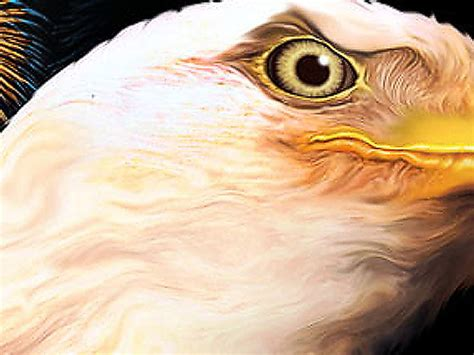
#> input picture lab2/original_image.jpg, 474 x 355 px
$ python main.py
#> lines starting #> are read from the running program, lines starting #| are printed output that depends on the picture; long printed decimals are rounded
import numpy as np
import matplotlib.pyplot as plt

from PIL import Image
from math import log10, sqrt


def image_to_gray(image: Image) -> Image:

    return image.convert("L")

def get_image_sizes(image: Image) -> (int, int):

    return image.size

def add_noise_to_image_zero_squared(image: Image, sigma: int) -> Image:

    image_arr = np.array(image)

    noise = np.random.normal(0, sigma**2, image_arr.shape).astype(np.uint8)

    noise_image_arr = np.add(image_arr, noise)

    noise_image = Image.fromarray(noise_image_arr)

    return noise_image

def calc_with_smooth_window_mean(image: Image, width: int, height: int, n: int) -> Image:

    image_arr = np.array(image)

    image3_arr = np.zeros_like(image_arr, dtype=np.uint8)

    for y in range(n, height - n):

        for x in range(n, width - n):

            window = image_arr[y - n : y + n + 1, x - n : x + n + 1]

            image3_arr[y, x] = np.mean(window)

    image3 = Image.fromarray(image3_arr)

    return image3

def calc_with_smooth_window_median(image: Image, width: int, height: int, n: int) -> Image:

    image_arr = np.array(image)

    image4_arr = np.zeros_like(image_arr, dtype=np.uint8)

    for y in range(n, height - n):

        for x in range(n, width - n):

            window = image_arr[y - n : y + n + 1, x - n : x + n + 1]

            image4_arr[y, x] = np.median(window)

    image4 = Image.fromarray(image4_arr)

    return image4

def plot_4_images(image1: Image, image2: Image, image3: Image, image4: Image) -> None:

    plt.figure(figsize=(12, 4))

    plt.subplot(1, 4, 1)
    plt.title("image1")
    plt.imshow(image1, cmap="gray")
    plt.axis('off')

    plt.subplot(1, 4, 2)
    plt.title("image2")
    plt.imshow(image2, cmap="gray")
    plt.axis('off')

    plt.subplot(1, 4, 3)
    plt.title("image3")
    plt.imshow(image3, cmap="gray")
    plt.axis('off')

    plt.subplot(1, 4, 4)
    plt.title("image4")
    plt.imshow(image4, cmap="gray")
    plt.axis('off')

    plt.tight_layout()
    plt.show()

def calculate_mse(original_image_arr: list[float], noise_image_arr: list[float], width: int, height: int) -> float:

    mse = 0

    for i in range(height):

        for j in range(width):

            mse += (original_image_arr[i, j] - noise_image_arr[i, j])**2

    return mse / (height * width)

def calculate_psnr(original_image: Image, noise_image: Image, width: int, height: int) -> float:

    original_image_arr = np.array(original_image, dtype=np.float32)
    noise_image_arr = np.array(noise_image, dtype=np.float32)

    mse = calculate_mse(original_image_arr, noise_image_arr, width, height)

    MAX = 255

    return 20 * log10(MAX / sqrt(mse))


def main():

    original_image = Image.open('original_image.jpg')
#> original_image is the input picture: PIL image 474x355 RGB; mean R, G, B 204.9, 179, 152

    gray_image = image_to_gray(original_image)
#> in image_to_gray, `return image.convert("L")`:
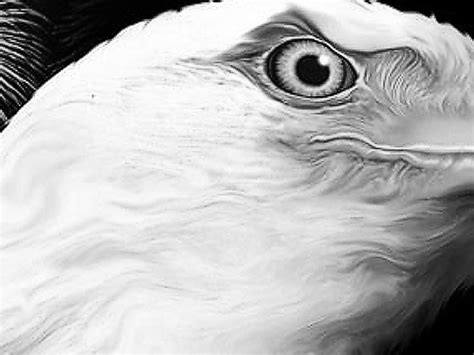
#> returned value: PIL image 474x355 L; min 0, max 255, mean 183.6

    gray_image.save("gray_image.jpg")

    width, height = get_image_sizes(gray_image)
#> width = 474; height = 355

    noise_image = add_noise_to_image_zero_squared(gray_image, 5)
#> in add_noise_to_image_zero_squared, `noise_image_arr = np.add(image_arr, noise)`:
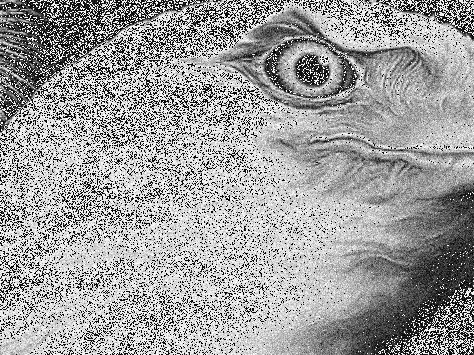
#> noise_image_arr: shape (355, 474); min 0, max 255, mean 158.7

    noise_image.save("noise_image.jpg")

    image3 = calc_with_smooth_window_mean(noise_image, width, height, 5)
#> after the loop in calc_with_smooth_window_mean, `for y in range(n, height - n):`:
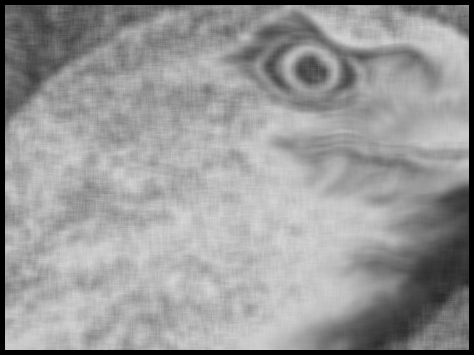
#> image3_arr: shape (355, 474); min 0, max 216, mean 151.4

    image3.save("image3.jpg")

    image4 = calc_with_smooth_window_median(noise_image, width, height, 5)
#> after the loop in calc_with_smooth_window_median, `for y in range(n, height - n):`:
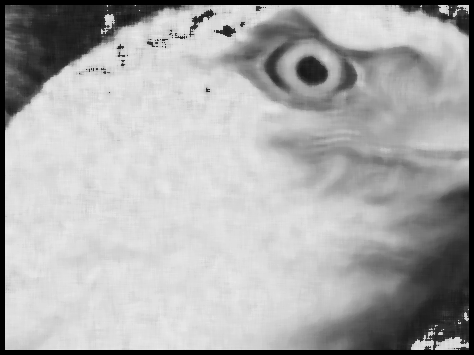
#> image4_arr: shape (355, 474); min 0, max 235, mean 171.4

    image4.save("image4.jpg")

    plot_4_images(gray_image, noise_image, image3, image4)

    print(f"PSNR(noise_image.jpg, image3.jpg) = {calculate_psnr(noise_image, image3, width, height)} dB")
#> after the loop in calculate_mse, `for i in range(height):`: mse = 1.15e+09
#> in calculate_psnr, `mse = calculate_mse(original_image_arr, noise_image_arr, width, height)`: mse = 6852.8
#| PSNR(noise_image.jpg, image3.jpg) = 9.772 dB
    print(f"PSNR(noise_image.jpg, image4.jpg) = {calculate_psnr(noise_image, image4, width, height)} dB")
#| PSNR(noise_image.jpg, image4.jpg) = 8.984 dB


if __name__ == '__main__':

    main()
